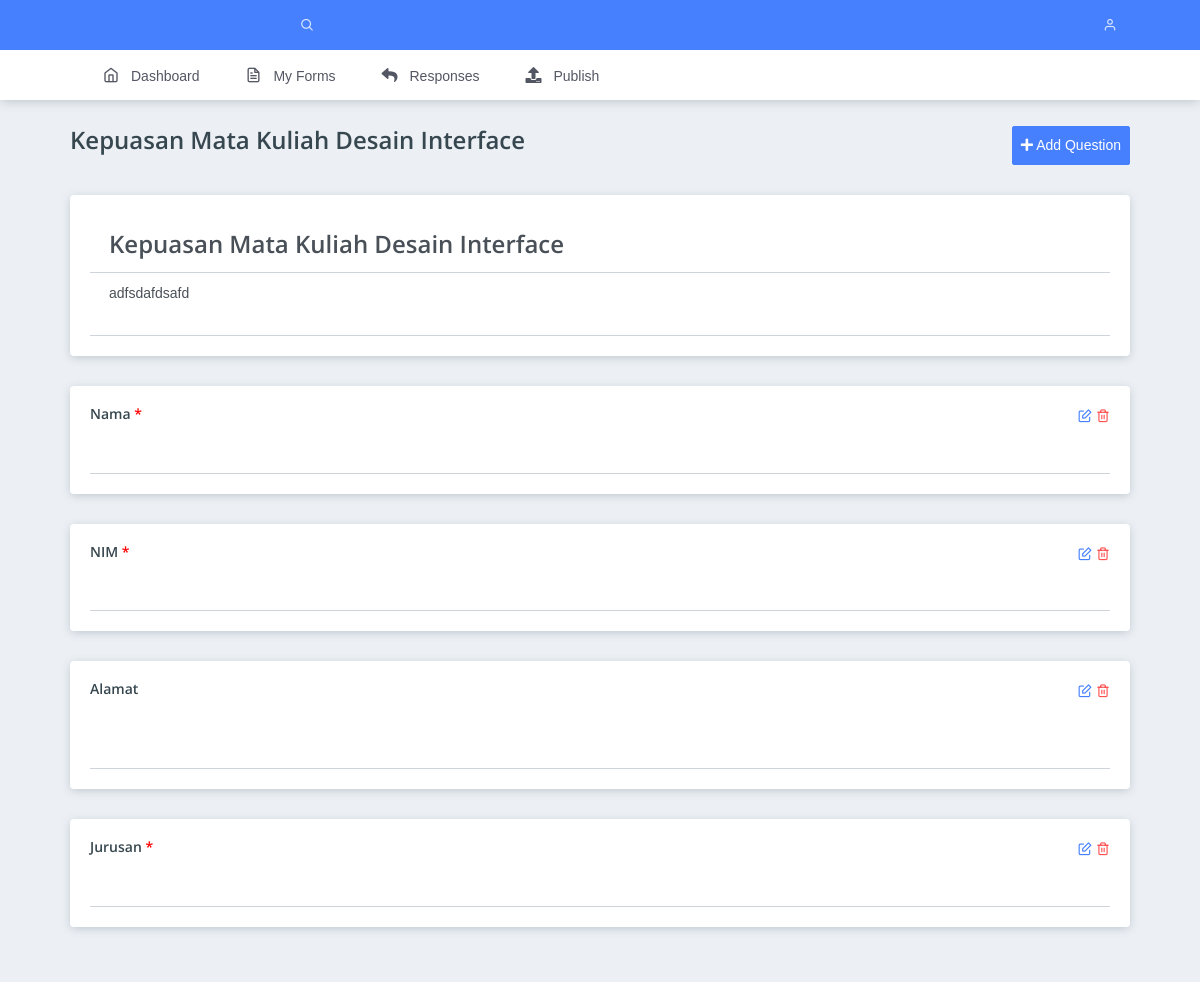
Screenshot of /layouts/master.php?p=form&id=9 (signed in) with the database file from the repository.
### tables this page shows
CREATE TABLE `forms` (
  `form_id` int(11) NOT NULL,
  `user_id` int(11) NOT NULL,
  `form_name` varchar(100) NOT NULL,
  `form_desc` text DEFAULT NULL,
  `form_url` varchar(100) DEFAULT NULL
);

CREATE TABLE `questions` (
  `question_id` int(11) NOT NULL,
  `form_id` int(11) NOT NULL,
  `question` varchar(255) NOT NULL,
  `question_type` int(11) NOT NULL COMMENT '1 = short answer, 2 = long answer, 3 = radio, 4 = checkbox, 5 = dropdown, 6 = file, 7 = date, 8 = time',
  `required` int(11) NOT NULL DEFAULT 0 COMMENT '0 = no, 1 = yes'
);

### content/forms.php (the view, shortened to what this page needs)
<?php
$id = $_GET['id'];
$query = mysqli_query($connect, "SELECT * FROM forms WHERE form_id=$id");
while ($data = mysqli_fetch_array($query)) {
    ?>
    <div class="pcoded-main-container">
        <div class="pcoded-wrapper container">
            <div class="pcoded-content">
                <div class="pcoded-inner-content">
                    <div class="main-body">
                        <div class="page-wrapper">
                            <div class="page-header">
                                <div class="page-block">
                                    <div class="row align-items-center">
                                        <div class="col-md-12">
                                            <div class="page-header-title d-flex justify-content-between">
                                                <h4 class="m-b-10"><?php echo $data['form_name']; ?></h4>
                                                <button class="btn btn-primary btn-sm" data-toggle="modal" data-target="#addQuestion"><i class="fa fa-plus"></i> Add Question</button>
                                            </div>
                                        </div>
                                    </div>
                                </div>
                            </div>
                            <div class="row">
                                <div class="col-md-12 col-lg-12">
                                    <div class="card">
                                        <div class="card-body">
                                            <input type="text" class="form-control title" name="form_name" value="<?php echo $data['form_name']; ?>">
                                            <textarea class="form-control" name="form_desc" style="resize:none" placeholder="Form description"><?php echo $data['form_desc']; ?></textarea>
                                        </div>
                                    </div>
                                </div>
                                <?php
                                $query = mysqli_query($connect, "SELECT * FROM questions WHERE form_id=$id");
                                $count = mysqli_num_rows($query);
                                if ($count != 0) {
                                    while ($question = mysqli_fetch_array($query)) {
                                ?>
                                        <div class="col-md-12 col-lg-12">
                                            <div class="card">
                                                <div class="card-body">
                                                    <div class="d-flex justify-content-between">
                                                        <h6>
                                                            <?php
                                                            echo $question['question'];
                                                            echo $question['required'] == 1 ? '&nbsp;<span style="color:red">*</span>' : '';
                                                            ?>
                                                        </h6>
                                                        <div>
                                                            <a href="#" title="Edit" class="pull-right"><i class="feather icon-edit"></i></a>
                                                            <a href="../process/delete.php?table=questions&id=<?php echo $question['question_id']; ?>&form_id=<?php echo $id; ?>" title="Delete" class="pull-right"><i class="feather icon-trash-2 text-danger"></i></a>
                                                        </div>
                                                    </div>
                                                    <?php
                                                    if ($question['question_type'] == 1) {
                                                    ?>
                                                        <input type="text" class="form-control" name="answer" <?php echo $question['required'] == '1' ? 'required' : ''; ?>>
                                                    <?php
                                                    } else {
                                                    ?>
                                                        <textarea class="form-control" name="answer" style="resize:none" <?php echo $question['required'] == '1' ? 'required' : ''; ?>></textarea>
                                                    <?php
                                                    }
                                                    ?>
                                                </div>
                                            </div>
                                        </div>
                                <?php
                                    }
                                }
                                ?>
                            </div>
                        </div>
                    </div>
                </div>
            </div>
        </div>
    </div>
<?php
}
?>

### layouts/master.php (style rules this page uses)
.title { font-size: 24px; font-weight: bold; }

### rows the page displays
forms: form_name "Kepuasan Mata Kuliah Desain Interface", form_desc "adfsdafdsafd"
questions: question "Nama"
questions: question "NIM"
questions: question "Alamat"
questions: question "Jurusan"
